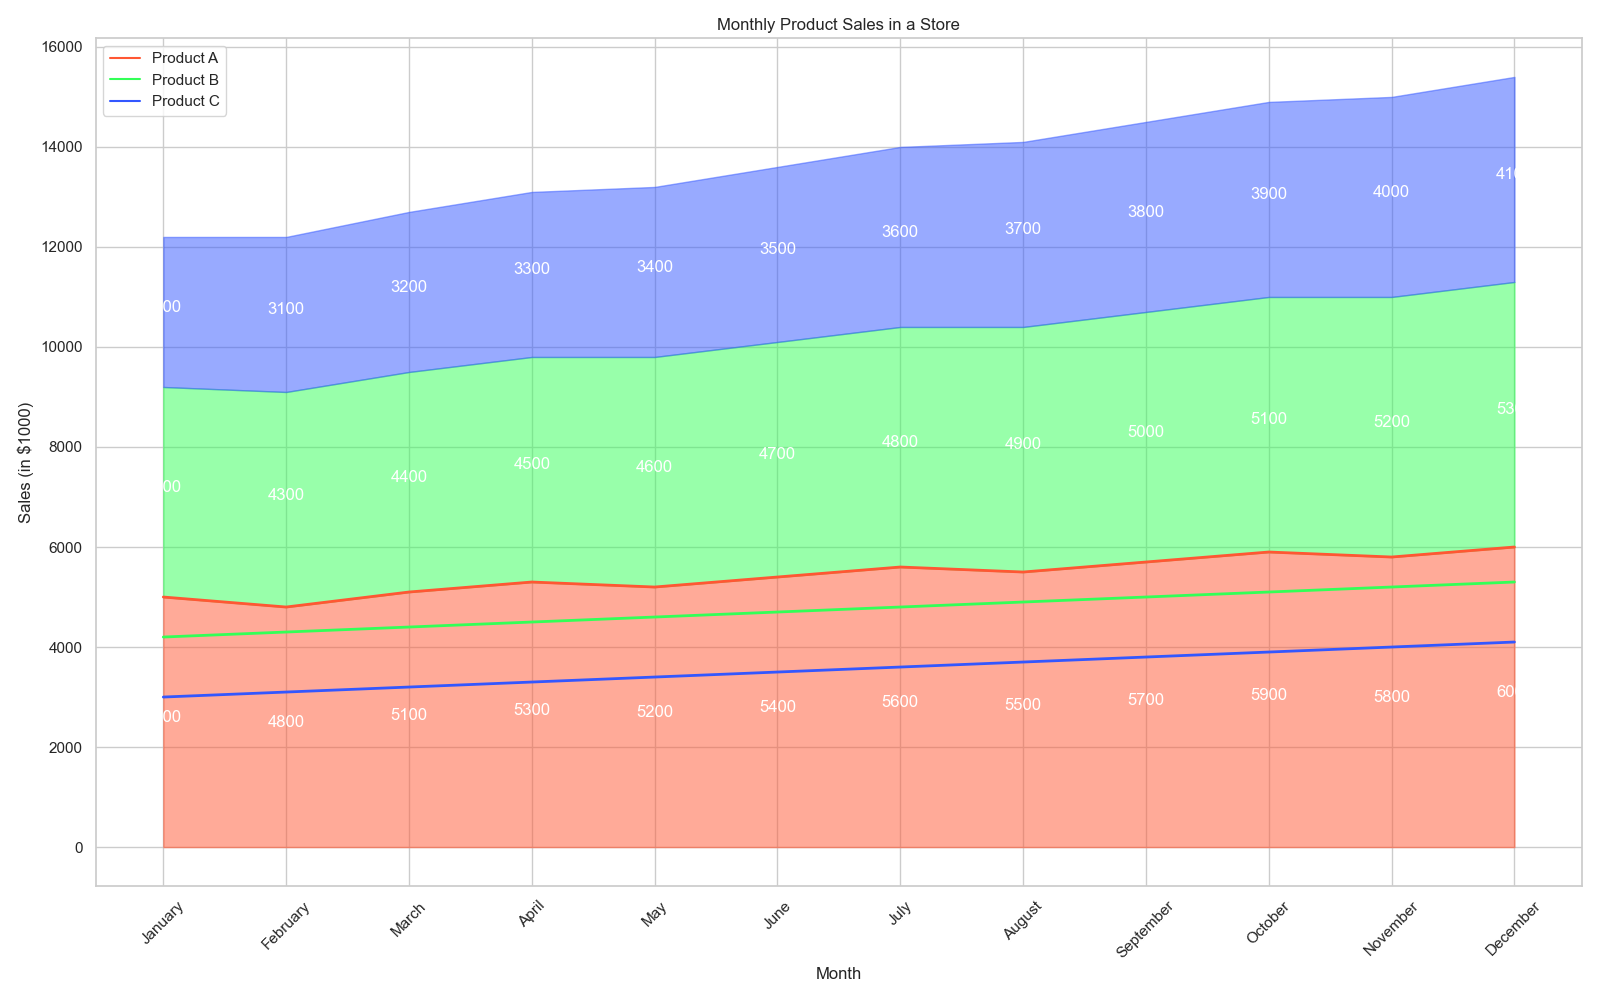

Write the Python code that produced this figure.

import pandas as pd
import seaborn as sns
import matplotlib.pyplot as plt

data = {
    'Month': ['January', 'February', 'March', 'April', 'May', 'June',
              'July', 'August', 'September', 'October', 'November', 'December'],
    'Product A': [5000, 4800, 5100, 5300, 5200, 5400, 5600, 5500, 5700, 5900, 5800, 6000],
    'Product B': [4200, 4300, 4400, 4500, 4600, 4700, 4800, 4900, 5000, 5100, 5200, 5300],
    'Product C': [3000, 3100, 3200, 3300, 3400, 3500, 3600, 3700, 3800, 3900, 4000, 4100]
}

df = pd.DataFrame(data)
df_melted = df.melt(id_vars='Month', var_name='Product', value_name='Sales')
df_melted['Month'] = pd.Categorical(df_melted['Month'], categories=data['Month'], ordered=True)

plt.figure(figsize=(16, 10))
sns.set(style="whitegrid")

colors = ["#FF5733", "#33FF57", "#3357FF"]

sns.lineplot(data=df_melted, x='Month', y='Sales', hue='Product', palette=colors, sort=False, lw=2)

plt.fill_between(data['Month'], df["Product A"], color="#FF5733", alpha=0.5)
plt.fill_between(data['Month'], df["Product A"], df["Product A"] + df["Product B"], color="#33FF57", alpha=0.5)
plt.fill_between(data['Month'], df["Product A"] + df["Product B"], df["Product A"] + df["Product B"] + df["Product C"], color="#3357FF", alpha=0.5)

for idx, month in enumerate(data['Month']):
    plt.text(x=idx, y=df.loc[idx, "Product A"]/2, s=df.loc[idx, "Product A"], ha='center', color='w')
    plt.text(x=idx, y=df.loc[idx, "Product A"] + df.loc[idx, "Product B"]/2, s=df.loc[idx, "Product B"], ha='center', color='w')
    plt.text(x=idx, y=df.loc[idx, "Product A"] + df.loc[idx, "Product B"] + df.loc[idx, "Product C"]/2, s=df.loc[idx, "Product C"], ha='center', color='w')

plt.xlabel('Month')
plt.ylabel('Sales (in $1000)')
plt.title('Monthly Product Sales in a Store')
plt.xticks(rotation=45)
plt.legend(loc='upper left')
plt.tight_layout()
plt.show()
